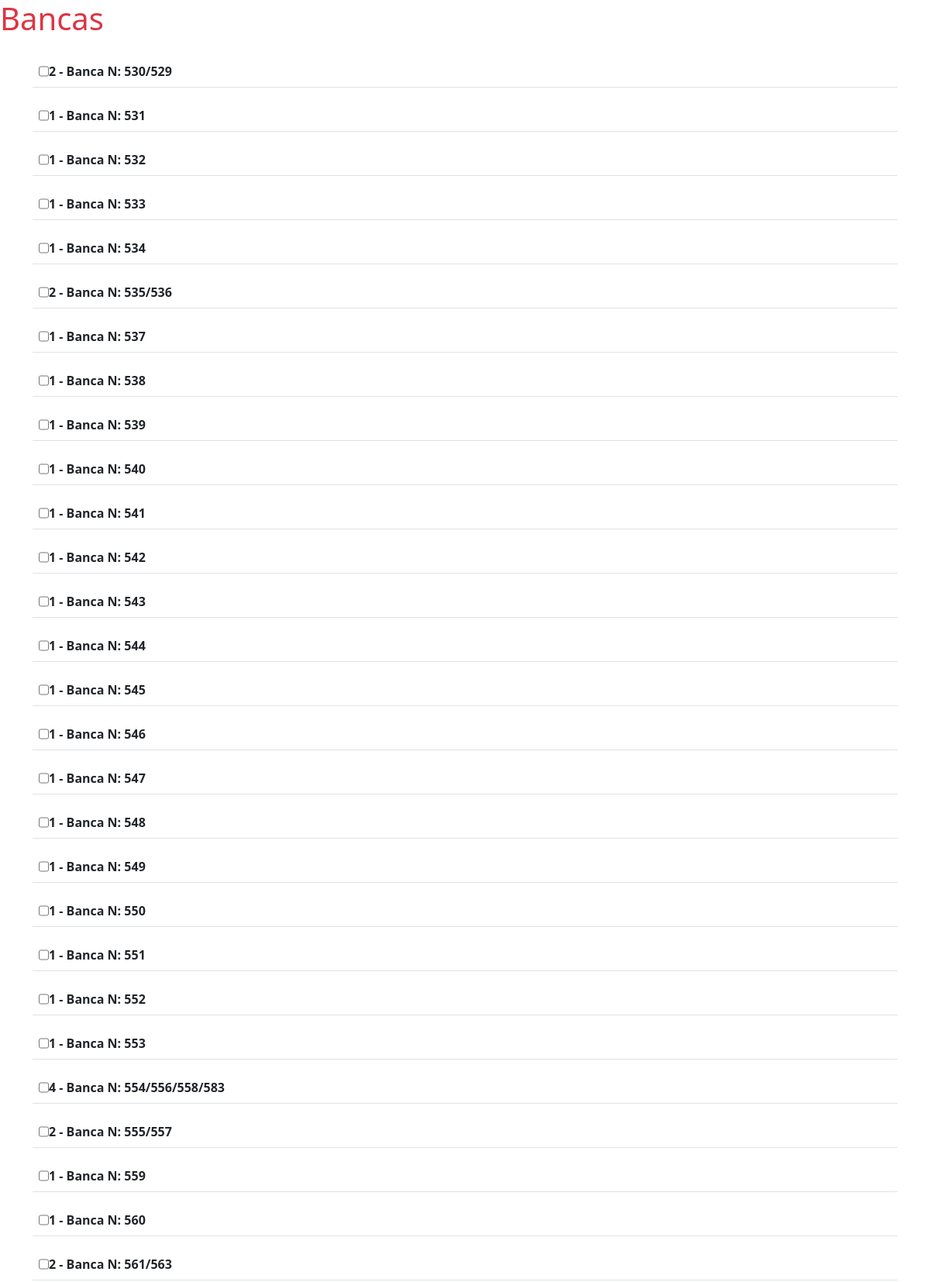
Screenshot of /listar/banca/ (upper part) with the database file from the repository.
### feira/models.py (models this page shows, shortened)
class Bancas(models.Model):
    numero = models.IntegerField(unique=True, verbose_name="Número")
    qtd = models.IntegerField(default=1)
    obs = models.CharField(max_length=50,null=True, blank=True)
    class Meta:
        ordering = ['numero']

### feira/views.py (the view)
# urls.py: path('listar/banca/',BancaList.as_view(), name='listar_banca'),
class BancaList(ListView):
    model = Bancas
    queryset = Bancas.objects.all()
    template_name = 'feira/bancas_list.html'

### feira/templates/feira/bancas_list.html (shortened to what this page needs)
{% extends 'feira/modelo.html' %}
{% load static %}
{% block titulo %}
    <h1 class="text-danger">Bancas</h1>
{% endblock %}
{% block conteudo %}
    <div class="container">
    <table class="table">
        <thead class="thead-dark">
            <tr>
                <div class="input-group mb-3">
                    {% for banca in object_list %}
                    {% if banca.qtd == 1 %}
                        <th class="input-group mb-3" scope="col"><input class="custom-control-input" type="checkbox" > {{ banca.qtd }} - Banca N: {{ banca.numero }}
                    {% else %}
                        <th class="input-group mb-3 " scope="col"><input type="checkbox"> {{ banca.qtd }} - Banca N: {{ banca.numero }}/{{ banca.obs }}</th>
                </div>
                    {% endif %}
            </tr>
        </thead>
                    {% endfor %}
{% endblock %}

### rows the page displays
Bancas: qtd "2", numero "530", obs "529"
Bancas: qtd "1", numero "531"
Bancas: qtd "1", numero "532"
Bancas: qtd "1", numero "533"
Bancas: qtd "1", numero "534"
Bancas: qtd "2", numero "535", obs "536"
Bancas: qtd "1", numero "537"
Bancas: qtd "1", numero "538"
Bancas: qtd "1", numero "539"
Bancas: qtd "1", numero "540"
Bancas: qtd "1", numero "541"
Bancas: qtd "1", numero "542"
Bancas: qtd "1", numero "543"
Bancas: qtd "1", numero "544"
Bancas: qtd "1", numero "545"
Bancas: qtd "1", numero "546"
Bancas: qtd "1", numero "547"
Bancas: qtd "1", numero "548"
Bancas: qtd "1", numero "549"
Bancas: qtd "1", numero "550"
Bancas: qtd "1", numero "551"
Bancas: qtd "1", numero "552"
Bancas: qtd "1", numero "553"
Bancas: qtd "4", numero "554", obs "556/558/583"
Bancas: qtd "2", numero "555", obs "557"
Bancas: qtd "1", numero "559"
Bancas: qtd "1", numero "560"
Bancas: qtd "2", numero "561", obs "563"
